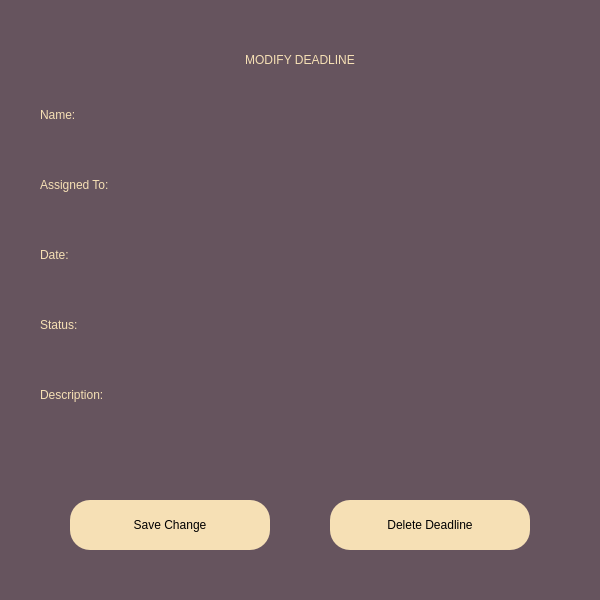
<?xml version="1.0" encoding="UTF-8"?>
<ui version="4.0">
 <class>Dialog</class>
 <widget class="QDialog" name="Dialog">
  <property name="geometry">
   <rect>
    <x>0</x>
    <y>0</y>
    <width>600</width>
    <height>600</height>
   </rect>
  </property>
  <property name="windowTitle">
   <string>Dialog</string>
  </property>
  <widget class="QWidget" name="Background" native="true">
   <property name="geometry">
    <rect>
     <x>0</x>
     <y>0</y>
     <width>600</width>
     <height>600</height>
    </rect>
   </property>
   <property name="styleSheet">
    <string notr="true">QWidget #Background{
background-color:rgb(102, 84, 94)}
</string>
   </property>
   <widget class="QPushButton" name="modify_button">
    <property name="geometry">
     <rect>
      <x>70</x>
      <y>500</y>
      <width>200</width>
      <height>50</height>
     </rect>
    </property>
    <property name="styleSheet">
     <string notr="true">border-radius: 20px;
background-color: rgb(246, 224, 181);
font: 75 18pt &quot;MS Shell Dlg 2&quot;;</string>
    </property>
    <property name="text">
     <string>Save Change</string>
    </property>
   </widget>
   <widget class="QLabel" name="form_name">
    <property name="geometry">
     <rect>
      <x>140</x>
      <y>40</y>
      <width>320</width>
      <height>40</height>
     </rect>
    </property>
    <property name="styleSheet">
     <string notr="true">font: 75 25pt &quot;MS Shell Dlg 2&quot;; 
color: rgb(246, 224, 181);
text-align: right;</string>
    </property>
    <property name="text">
     <string>MODIFY DEADLINE</string>
    </property>
    <property name="alignment">
     <set>Qt::AlignCenter</set>
    </property>
   </widget>
   <widget class="QLabel" name="name_label">
    <property name="geometry">
     <rect>
      <x>40</x>
      <y>100</y>
      <width>140</width>
      <height>30</height>
     </rect>
    </property>
    <property name="styleSheet">
     <string notr="true">font: 75 20pt &quot;MS Shell Dlg 2&quot;; 
color: rgb(246, 224, 181);
text-align: right;</string>
    </property>
    <property name="text">
     <string>Name:</string>
    </property>
    <property name="alignment">
     <set>Qt::AlignLeading|Qt::AlignLeft|Qt::AlignVCenter</set>
    </property>
   </widget>
   <widget class="QLabel" name="date_label">
    <property name="geometry">
     <rect>
      <x>40</x>
      <y>240</y>
      <width>140</width>
      <height>30</height>
     </rect>
    </property>
    <property name="styleSheet">
     <string notr="true">font: 75 20pt &quot;MS Shell Dlg 2&quot;; 
color: rgb(246, 224, 181);
text-align: right;</string>
    </property>
    <property name="text">
     <string>Date:</string>
    </property>
    <property name="alignment">
     <set>Qt::AlignLeading|Qt::AlignLeft|Qt::AlignVCenter</set>
    </property>
   </widget>
   <widget class="QLabel" name="description_label">
    <property name="geometry">
     <rect>
      <x>40</x>
      <y>380</y>
      <width>140</width>
      <height>30</height>
     </rect>
    </property>
    <property name="styleSheet">
     <string notr="true">font: 75 20pt &quot;MS Shell Dlg 2&quot;; 
color: rgb(246, 224, 181);
text-align: right;</string>
    </property>
    <property name="text">
     <string>Description:</string>
    </property>
    <property name="alignment">
     <set>Qt::AlignLeading|Qt::AlignLeft|Qt::AlignVCenter</set>
    </property>
   </widget>
   <widget class="QPushButton" name="delete_button">
    <property name="geometry">
     <rect>
      <x>330</x>
      <y>500</y>
      <width>200</width>
      <height>50</height>
     </rect>
    </property>
    <property name="styleSheet">
     <string notr="true">border-radius: 20px;
background-color: rgb(246, 224, 181);
font: 75 18pt &quot;MS Shell Dlg 2&quot;;</string>
    </property>
    <property name="text">
     <string>Delete Deadline</string>
    </property>
   </widget>
   <widget class="QLabel" name="status_label">
    <property name="geometry">
     <rect>
      <x>40</x>
      <y>310</y>
      <width>140</width>
      <height>30</height>
     </rect>
    </property>
    <property name="styleSheet">
     <string notr="true">font: 75 20pt &quot;MS Shell Dlg 2&quot;; 
color: rgb(246, 224, 181);
text-align: right;</string>
    </property>
    <property name="text">
     <string>Status:</string>
    </property>
    <property name="alignment">
     <set>Qt::AlignLeading|Qt::AlignLeft|Qt::AlignVCenter</set>
    </property>
   </widget>
   <widget class="QLabel" name="assigned_label">
    <property name="geometry">
     <rect>
      <x>40</x>
      <y>170</y>
      <width>151</width>
      <height>30</height>
     </rect>
    </property>
    <property name="styleSheet">
     <string notr="true">font: 75 20pt &quot;MS Shell Dlg 2&quot;; 
color: rgb(246, 224, 181);
text-align: right;</string>
    </property>
    <property name="text">
     <string>Assigned To:</string>
    </property>
    <property name="alignment">
     <set>Qt::AlignLeading|Qt::AlignLeft|Qt::AlignVCenter</set>
    </property>
   </widget>
  </widget>
 </widget>
 <resources/>
 <connections/>
</ui>
